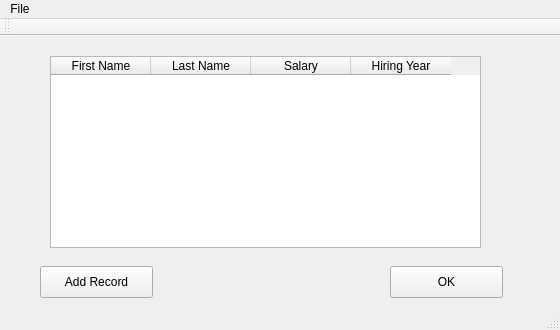
<?xml version="1.0" encoding="UTF-8"?>
<ui version="4.0">
 <class>DatabaseForm</class>
 <widget class="QMainWindow" name="DatabaseForm">
  <property name="geometry">
   <rect>
    <x>0</x>
    <y>0</y>
    <width>560</width>
    <height>330</height>
   </rect>
  </property>
  <property name="windowTitle">
   <string>DatabaseForm</string>
  </property>
  <widget class="QWidget" name="centralWidget">
   <widget class="QPushButton" name="okButton">
    <property name="geometry">
     <rect>
      <x>390</x>
      <y>230</y>
      <width>113</width>
      <height>32</height>
     </rect>
    </property>
    <property name="text">
     <string>OK</string>
    </property>
   </widget>
   <widget class="QPushButton" name="addRButton">
    <property name="geometry">
     <rect>
      <x>40</x>
      <y>230</y>
      <width>113</width>
      <height>32</height>
     </rect>
    </property>
    <property name="text">
     <string>Add Record</string>
    </property>
   </widget>
   <widget class="QTableWidget" name="tableWidget">
    <property name="geometry">
     <rect>
      <x>50</x>
      <y>20</y>
      <width>431</width>
      <height>192</height>
     </rect>
    </property>
    <property name="columnCount">
     <number>4</number>
    </property>
    <attribute name="horizontalHeaderVisible">
     <bool>true</bool>
    </attribute>
    <attribute name="horizontalHeaderCascadingSectionResizes">
     <bool>false</bool>
    </attribute>
    <column>
     <property name="text">
      <string>First Name</string>
     </property>
    </column>
    <column>
     <property name="text">
      <string>Last Name</string>
     </property>
    </column>
    <column>
     <property name="text">
      <string>Salary</string>
     </property>
    </column>
    <column>
     <property name="text">
      <string>Hiring Year</string>
     </property>
    </column>
   </widget>
  </widget>
  <widget class="QMenuBar" name="menuBar">
   <property name="geometry">
    <rect>
     <x>0</x>
     <y>0</y>
     <width>560</width>
     <height>22</height>
    </rect>
   </property>
   <widget class="QMenu" name="menuFile">
    <property name="title">
     <string>File</string>
    </property>
    <addaction name="actionSave"/>
   </widget>
   <addaction name="menuFile"/>
  </widget>
  <widget class="QToolBar" name="mainToolBar">
   <attribute name="toolBarArea">
    <enum>TopToolBarArea</enum>
   </attribute>
   <attribute name="toolBarBreak">
    <bool>false</bool>
   </attribute>
  </widget>
  <widget class="QStatusBar" name="statusBar"/>
  <action name="actionSave">
   <property name="text">
    <string>Save</string>
   </property>
  </action>
 </widget>
 <layoutdefault spacing="6" margin="11"/>
 <resources/>
 <connections/>
</ui>
